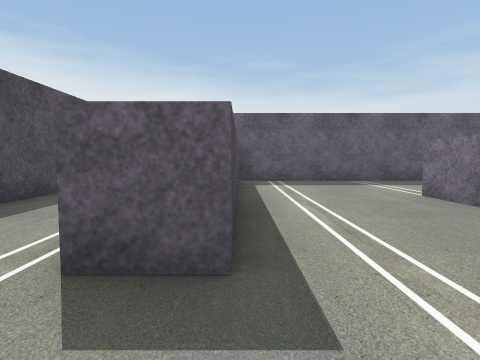
[1] (above)

17 first-person views from a walk through a 3-D level made in the Unity game engine. The camera is 0.68 m above the floor, tilts 4° down and sees 75° across. The floor is counted in squares, 1 m on a side. Each view is taken from the middle of a square. On the plan, view 1 faces up. The plan holds only what a view shows up to about 10 squares ahead; the rest is blank. The place goes on beyond the plan. The player character is not drawn. Some surface patterns are stand-ins.

[2]
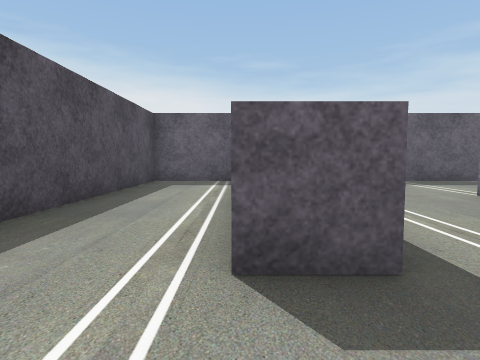

[3]
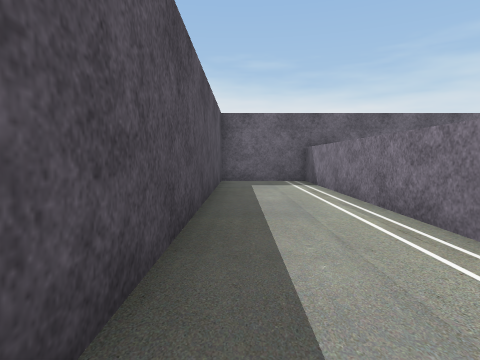

[4]
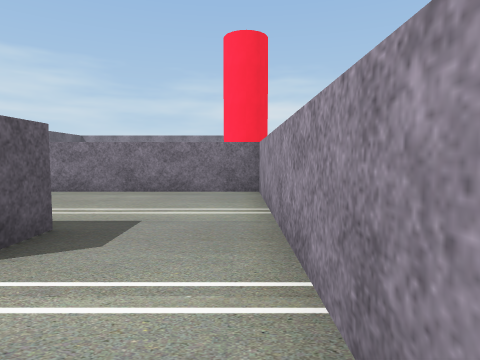

[5]
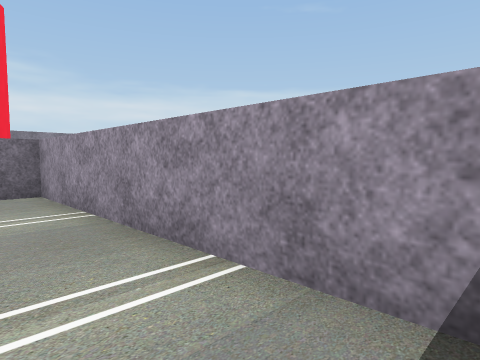

[6]
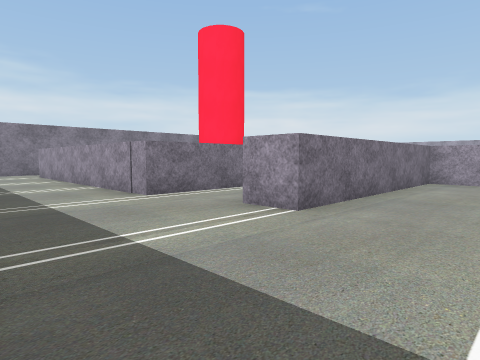

[7]
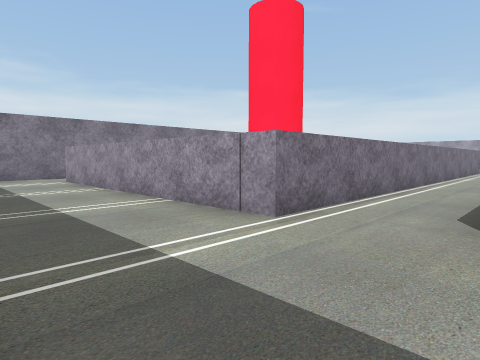

[8]
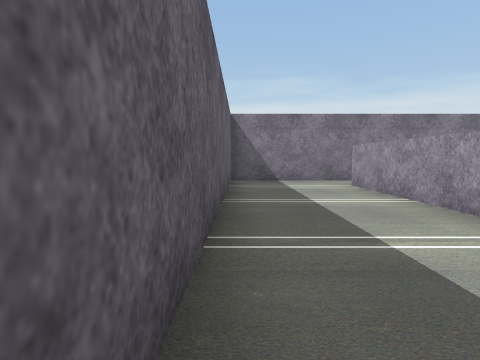

[9]
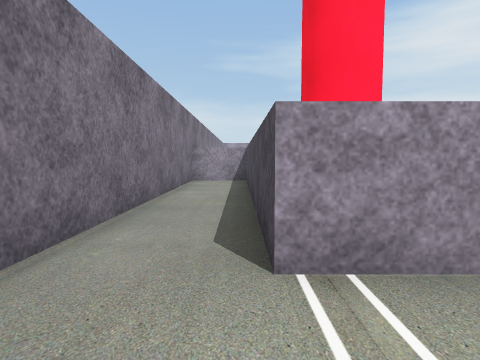

[10]
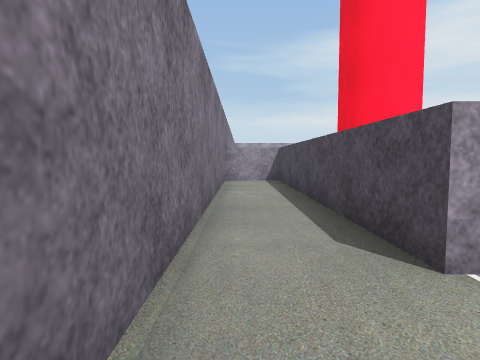

[11]
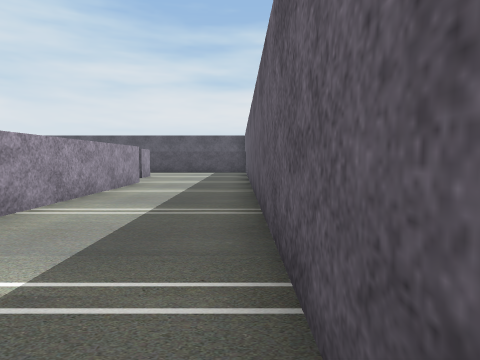

[12]
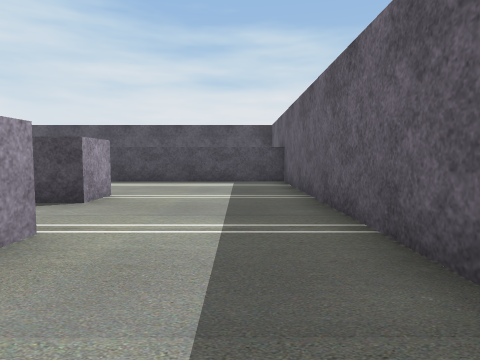

[13]
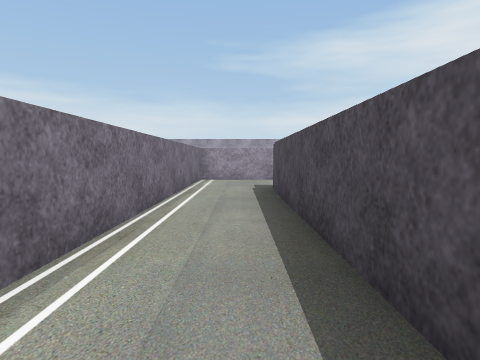

[14]
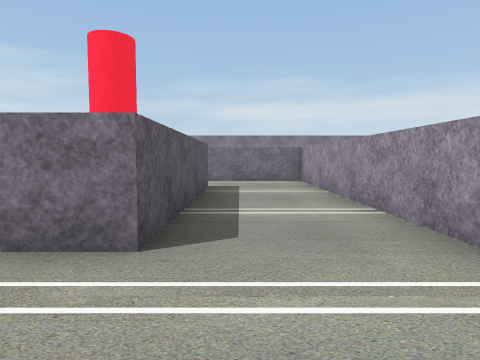

[15]
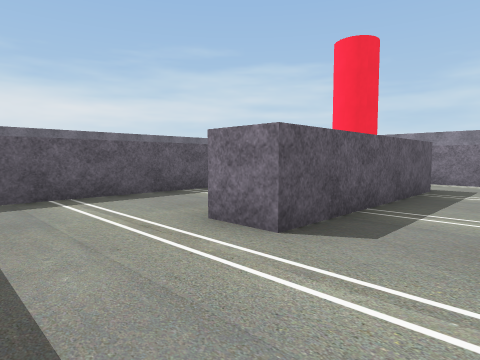

[16]
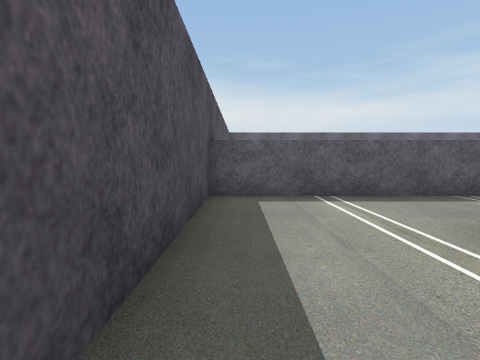

[17]
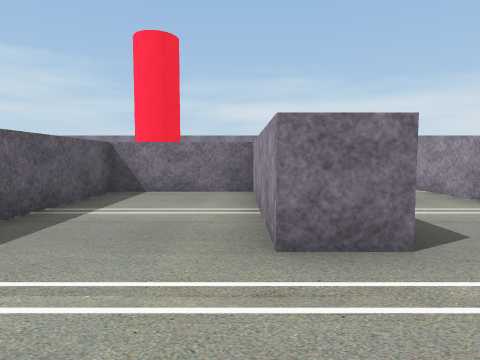

### Floor plan
Points are (right, up) in squares from view 1. A wall is a line through its corners. A room is listed if a view was taken in it or the views show most of it. See-through windows are left out.
Room 1 (views 1, 2, 3, 4, 5)
walls: (-1, 2.5) (-1, 9.3) (-3.5, 9.3) (-3.5, 0.6); (0, 1.8) (-1.1, 1.8); (-2.9, -0.4) (0.6, -0.4)
ways out: opening at (-0.5, 0.5) to room 2
Room 2 (views 6, 7, 8, 9, 10, 11, 12)
walls: (6.2, 6.2) (13.8, 6.2) (13.8, -1.5) (15.4, -1.5) (15.4, 9.4); (15, 9.3) (0, 9.3) (0, 1.8); (0.6, -0.4) (3.3, -0.4) (3.3, 5.6) (4.3, 5.6)
ways out: opening at (-0.5, 0.5) to room 1; opening at (5, 5) to room 3
Room 3 (views 13, 14, 15, 16, 17)
walls: (-0.8, -7.8) (6.2, -7.8) (6.2, 6.2); (4.3, 1.1) (4.3, -5.3) (-0.8, -5.3) (-0.8, -4.3) (3.3, -4.3) (3.3, -1.4) (-3.5, -1.4) (-3.5, -6.4); (4.3, 5.6) (4.3, 4.9)
ways out: opening at (5, 5) to room 2

Where each view was taken, in squares from view 1:
view 1: 0 up, 0 right, facing up
view 2: 0 up, 1 left, facing up
view 3: 0 up, 3 left, facing up
view 4: 0 up, 3 left, facing right
view 5: 1 up, 3 left, facing down-right
view 6: 9 up, 1 right, facing down-right
view 7: 9 up, 4 right, facing down-right
view 8: 9 up, 6 right, facing right
view 9: 8 up, 14 right, facing down
view 10: 8 up, 15 right, facing down
view 11: 9 up, 15 right, facing left
view 12: 8 up, 9 right, facing left
view 13: 2 up, 5 right, facing down
view 14: 6 down, 3 left, facing right
view 15: 7 down, 3 left, facing up-right
view 16: 7 down, 3 left, facing up
view 17: 4 down, 3 left, facing right
